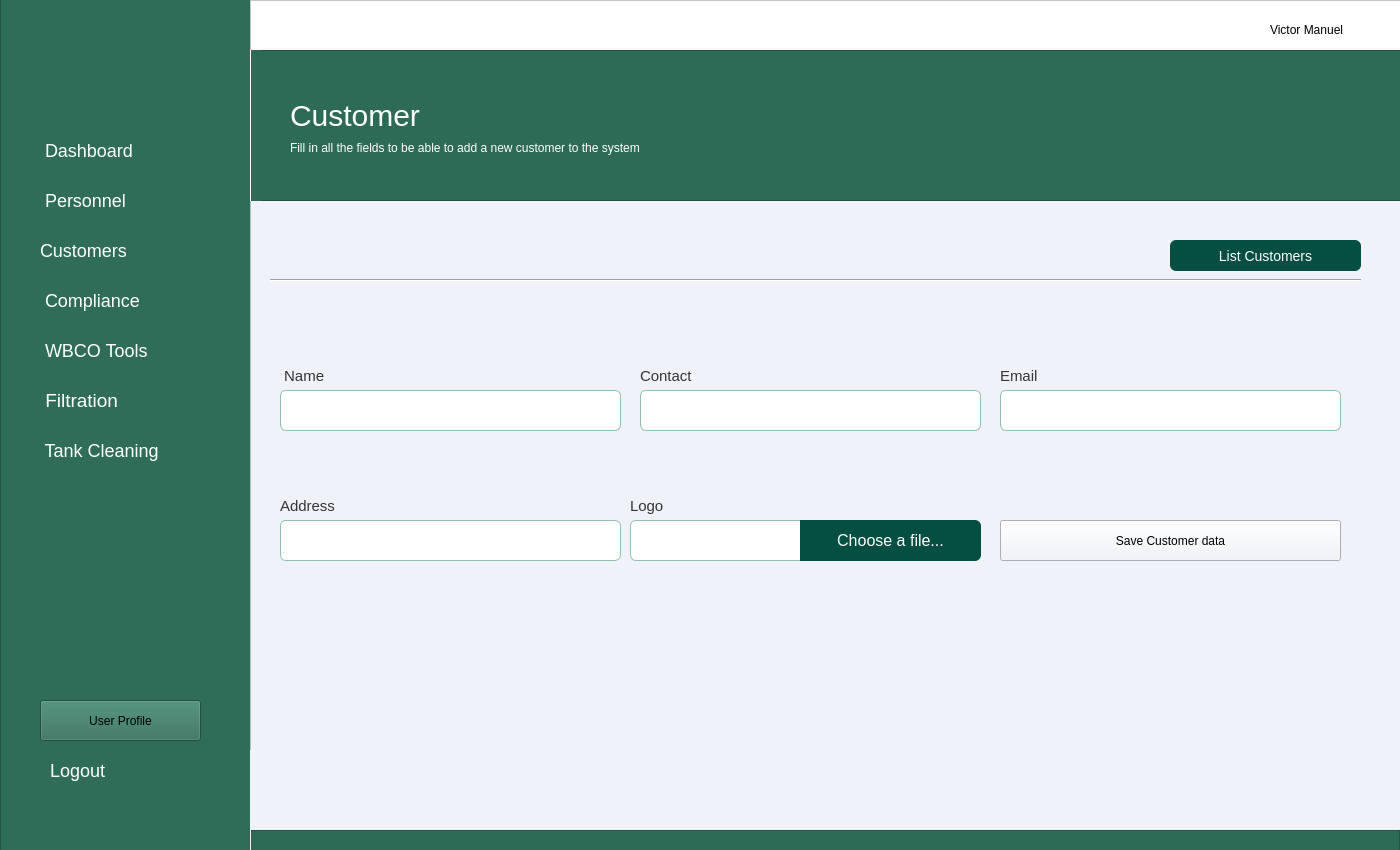
<?xml version="1.0" encoding="UTF-8"?>
<ui version="4.0">
 <class>MainWindow</class>
 <widget class="QMainWindow" name="MainWindow">
  <property name="geometry">
   <rect>
    <x>0</x>
    <y>0</y>
    <width>1400</width>
    <height>850</height>
   </rect>
  </property>
  <property name="minimumSize">
   <size>
    <width>1400</width>
    <height>850</height>
   </size>
  </property>
  <property name="maximumSize">
   <size>
    <width>1400</width>
    <height>850</height>
   </size>
  </property>
  <property name="windowTitle">
   <string>Dashboard</string>
  </property>
  <widget class="QWidget" name="centralwidget">
   <widget class="QFrame" name="frame_aside_menu">
    <property name="geometry">
     <rect>
      <x>0</x>
      <y>-10</y>
      <width>251</width>
      <height>861</height>
     </rect>
    </property>
    <property name="styleSheet">
     <string notr="true">
background-color:#2f6d58</string>
    </property>
    <property name="frameShape">
     <enum>QFrame::StyledPanel</enum>
    </property>
    <property name="frameShadow">
     <enum>QFrame::Raised</enum>
    </property>
    <widget class="QLabel" name="label_15">
     <property name="geometry">
      <rect>
       <x>10</x>
       <y>30</y>
       <width>221</width>
       <height>91</height>
      </rect>
     </property>
     <property name="styleSheet">
      <string notr="true">image: url(:/img/logo_tecsep-1-removebg-preview.png);</string>
     </property>
     <property name="text">
      <string/>
     </property>
    </widget>
    <widget class="QPushButton" name="btn_dashboard">
     <property name="geometry">
      <rect>
       <x>30</x>
       <y>140</y>
       <width>191</width>
       <height>41</height>
      </rect>
     </property>
     <property name="styleSheet">
      <string notr="true">

QPushButton#btn_dashboard{

border:none;
color:white;
font-size:18px;
border-radius: 12px;
transition: background-color 0.5s ease;
padding:10px;
text-align:left;
}

QPushButton#btn_dashboard:hover{
 background-color: #044e42;
border-radius: 12px;
transition: background-color 0.5s ease;
padding:10px;
}

QPushButton#btn_dashboard:pressed {
 background-color: #044e42;
border-radius: 12px;
background-color: #033029;
padding:10px;
 }


</string>
     </property>
     <property name="text">
      <string> Dashboard</string>
     </property>
     <property name="icon">
      <iconset>
       <normaloff>house-solid.svg</normaloff>house-solid.svg</iconset>
     </property>
     <property name="iconSize">
      <size>
       <width>25</width>
       <height>25</height>
      </size>
     </property>
     <property name="flat">
      <bool>false</bool>
     </property>
    </widget>
    <widget class="QPushButton" name="btn_compliance">
     <property name="geometry">
      <rect>
       <x>30</x>
       <y>290</y>
       <width>191</width>
       <height>41</height>
      </rect>
     </property>
     <property name="styleSheet">
      <string notr="true">QPushButton#btn_compliance{

border:none;
color:white;
font-size:18px;
border-radius: 12px;
transition: background-color 0.5s ease;
text-align:left;
padding:10px
}

QPushButton#btn_compliance:hover{
 background-color: #044e42;
border-radius: 12px;
transition: background-color 0.5s ease;
}

QPushButton#btn_compliance:pressed {
 background-color: #044e42;
border-radius: 12px;
background-color: #033029;
 }
</string>
     </property>
     <property name="text">
      <string> Compliance</string>
     </property>
     <property name="icon">
      <iconset>
       <normaloff>vial-solid.svg</normaloff>vial-solid.svg</iconset>
     </property>
     <property name="iconSize">
      <size>
       <width>25</width>
       <height>25</height>
      </size>
     </property>
     <property name="flat">
      <bool>false</bool>
     </property>
    </widget>
    <widget class="QPushButton" name="btn_wbco">
     <property name="geometry">
      <rect>
       <x>30</x>
       <y>340</y>
       <width>191</width>
       <height>41</height>
      </rect>
     </property>
     <property name="styleSheet">
      <string notr="true">QPushButton#btn_wbco{

border:none;
color:white;
font-size:18px;
border-radius: 12px;
transition: background-color 0.5s ease;
text-align:left;
padding:10px;
}

QPushButton#btn_wbco:hover{
 background-color: #044e42;
border-radius: 12px;
transition: background-color 0.5s ease;
}

QPushButton#btn_wbco:pressed {
 background-color: #044e42;
border-radius: 12px;
background-color: #033029;
 }</string>
     </property>
     <property name="text">
      <string> WBCO Tools</string>
     </property>
     <property name="icon">
      <iconset>
       <normaloff>tools.svg</normaloff>tools.svg</iconset>
     </property>
     <property name="iconSize">
      <size>
       <width>25</width>
       <height>25</height>
      </size>
     </property>
     <property name="flat">
      <bool>false</bool>
     </property>
    </widget>
    <widget class="QPushButton" name="btn_filtration">
     <property name="geometry">
      <rect>
       <x>30</x>
       <y>390</y>
       <width>191</width>
       <height>41</height>
      </rect>
     </property>
     <property name="styleSheet">
      <string notr="true">QPushButton#btn_filtration{

border:none;
color:white;
font-size:19px;
border-radius: 12px;
transition: background-color 0.5s ease;
text-align:left;
padding:10px;
}

QPushButton#btn_filtration:hover{
 background-color: #044e42;
border-radius: 12px;
transition: background-color 0.5s ease;
}

QPushButton#btn_filtration:pressed {
 background-color: #044e42;
border-radius: 12px;
background-color: #033029;
 }</string>
     </property>
     <property name="text">
      <string> Filtration</string>
     </property>
     <property name="icon">
      <iconset>
       <normaloff>oil-well-solid.svg</normaloff>oil-well-solid.svg</iconset>
     </property>
     <property name="iconSize">
      <size>
       <width>25</width>
       <height>25</height>
      </size>
     </property>
     <property name="flat">
      <bool>false</bool>
     </property>
    </widget>
    <widget class="QPushButton" name="btn_tank_cleaning">
     <property name="geometry">
      <rect>
       <x>30</x>
       <y>440</y>
       <width>191</width>
       <height>41</height>
      </rect>
     </property>
     <property name="styleSheet">
      <string notr="true">QPushButton#btn_tank_cleaning{

border:none;
color:white;
font-size:18px;
border-radius: 12px;
transition: background-color 0.5s ease;
padding:10px;
text-align:left;
}

QPushButton#btn_tank_cleaning:hover{
 background-color: #044e42;
border-radius: 12px;
transition: background-color 0.5s ease;
padding:10px;
}

QPushButton#btn_tank_cleaning:pressed {
 background-color: #044e42;
border-radius: 12px;
background-color: #033029;
 }</string>
     </property>
     <property name="text">
      <string> Tank Cleaning</string>
     </property>
     <property name="icon">
      <iconset>
       <normaloff>soap-solid.svg</normaloff>soap-solid.svg</iconset>
     </property>
     <property name="iconSize">
      <size>
       <width>25</width>
       <height>25</height>
      </size>
     </property>
     <property name="flat">
      <bool>false</bool>
     </property>
    </widget>
    <widget class="QPushButton" name="btn_user_profile">
     <property name="geometry">
      <rect>
       <x>40</x>
       <y>710</y>
       <width>161</width>
       <height>41</height>
      </rect>
     </property>
     <property name="styleSheet">
      <string notr="true">QPushButton#btn_user_profile{

border:none;
color:white;
font-size:18px;
border-radius: 12px;
transition: background-color 0.5s ease;
padding:10px;
text-align:left;
}

QPushButton#btn_user_profile:hover{
 background-color: #044e42;
border-radius: 12px;
transition: background-color 0.5s ease;
padding:10px;
}

QPushButton#btn_user_profile:pressed {
 background-color: #044e42;
border-radius: 12px;
background-color: #033029;
 }</string>
     </property>
     <property name="text">
      <string>User Profile</string>
     </property>
     <property name="icon">
      <iconset>
       <normaloff>user-solid.svg</normaloff>user-solid.svg</iconset>
     </property>
     <property name="iconSize">
      <size>
       <width>25</width>
       <height>25</height>
      </size>
     </property>
     <property name="flat">
      <bool>false</bool>
     </property>
    </widget>
    <widget class="QPushButton" name="btn_logout">
     <property name="geometry">
      <rect>
       <x>40</x>
       <y>760</y>
       <width>161</width>
       <height>41</height>
      </rect>
     </property>
     <property name="styleSheet">
      <string notr="true">QPushButton#btn_logout{

border:none;
color:white;
font-size:18px;
border-radius: 12px;
transition: background-color 0.5s ease;
padding:10px;
text-align:left;
}

QPushButton#btn_logout:hover{
 background-color: #044e42;
border-radius: 12px;
transition: background-color 0.5s ease;
padding:10px;
}

QPushButton#btn_logout:pressed {
 background-color: #044e42;
border-radius: 12px;
background-color: #033029;
 }</string>
     </property>
     <property name="text">
      <string>Logout</string>
     </property>
     <property name="icon">
      <iconset>
       <normaloff>right-from-bracket-solid.svg</normaloff>right-from-bracket-solid.svg</iconset>
     </property>
     <property name="iconSize">
      <size>
       <width>25</width>
       <height>25</height>
      </size>
     </property>
     <property name="flat">
      <bool>false</bool>
     </property>
    </widget>
    <widget class="QPushButton" name="btn_user">
     <property name="geometry">
      <rect>
       <x>30</x>
       <y>190</y>
       <width>191</width>
       <height>41</height>
      </rect>
     </property>
     <property name="styleSheet">
      <string notr="true">

QPushButton#btn_user{

border:none;
color:white;
font-size:18px;
border-radius: 12px;
transition: background-color 0.5s ease;
padding:10px;
text-align:left;
}

QPushButton#btn_user:hover{
 background-color: #044e42;
border-radius: 12px;
transition: background-color 0.5s ease;
padding:10px;
}

QPushButton#btn_user:pressed {
 background-color: #044e42;
border-radius: 12px;
background-color: #033029;
padding:10px;
 }


</string>
     </property>
     <property name="text">
      <string> Personnel</string>
     </property>
     <property name="icon">
      <iconset>
       <normaloff>user-solid.svg</normaloff>user-solid.svg</iconset>
     </property>
     <property name="iconSize">
      <size>
       <width>25</width>
       <height>25</height>
      </size>
     </property>
     <property name="flat">
      <bool>false</bool>
     </property>
    </widget>
    <widget class="QPushButton" name="btn_customer">
     <property name="geometry">
      <rect>
       <x>30</x>
       <y>240</y>
       <width>191</width>
       <height>41</height>
      </rect>
     </property>
     <property name="styleSheet">
      <string notr="true">

QPushButton#btn_customer{

border:none;
color:white;
font-size:18px;
border-radius: 12px;
transition: background-color 0.5s ease;
padding:10px;
text-align:left;
}

QPushButton#btn_customer:hover{
 background-color: #044e42;
border-radius: 12px;
transition: background-color 0.5s ease;
padding:10px;
}

QPushButton#btn_customer:pressed {
 background-color: #044e42;
border-radius: 12px;
background-color: #033029;
padding:10px;
 }


</string>
     </property>
     <property name="text">
      <string>Customers</string>
     </property>
     <property name="icon">
      <iconset>
       <normaloff>user-group-solid.svg</normaloff>user-group-solid.svg</iconset>
     </property>
     <property name="iconSize">
      <size>
       <width>25</width>
       <height>25</height>
      </size>
     </property>
     <property name="flat">
      <bool>false</bool>
     </property>
    </widget>
   </widget>
   <widget class="QFrame" name="frame">
    <property name="geometry">
     <rect>
      <x>250</x>
      <y>0</y>
      <width>1151</width>
      <height>861</height>
     </rect>
    </property>
    <property name="sizePolicy">
     <sizepolicy hsizetype="Fixed" vsizetype="Preferred">
      <horstretch>0</horstretch>
      <verstretch>0</verstretch>
     </sizepolicy>
    </property>
    <property name="minimumSize">
     <size>
      <width>1151</width>
      <height>861</height>
     </size>
    </property>
    <property name="maximumSize">
     <size>
      <width>16777215</width>
      <height>861</height>
     </size>
    </property>
    <property name="font">
     <font>
      <pointsize>11</pointsize>
     </font>
    </property>
    <property name="styleSheet">
     <string notr="true">background-color:#eff2f9;

</string>
    </property>
    <property name="frameShape">
     <enum>QFrame::StyledPanel</enum>
    </property>
    <property name="frameShadow">
     <enum>QFrame::Raised</enum>
    </property>
    <widget class="QFrame" name="frame_2">
     <property name="geometry">
      <rect>
       <x>0</x>
       <y>0</y>
       <width>1151</width>
       <height>51</height>
      </rect>
     </property>
     <property name="styleSheet">
      <string notr="true">background-color:#fff</string>
     </property>
     <property name="frameShape">
      <enum>QFrame::StyledPanel</enum>
     </property>
     <property name="frameShadow">
      <enum>QFrame::Raised</enum>
     </property>
     <widget class="QLabel" name="lbl_user_logado">
      <property name="geometry">
       <rect>
        <x>1020</x>
        <y>20</y>
        <width>111</width>
        <height>20</height>
       </rect>
      </property>
      <property name="styleSheet">
       <string notr="true"/>
      </property>
      <property name="text">
       <string>Victor Manuel</string>
      </property>
     </widget>
     <widget class="QPushButton" name="img_user_logado">
      <property name="geometry">
       <rect>
        <x>980</x>
        <y>10</y>
        <width>31</width>
        <height>31</height>
       </rect>
      </property>
      <property name="styleSheet">
       <string notr="true">background-color: #fff;
border-radius:30px;
width:30px;
height:30px;</string>
      </property>
      <property name="text">
       <string/>
      </property>
      <property name="icon">
       <iconset>
        <normaloff>user_dark.svg</normaloff>user_dark.svg</iconset>
      </property>
      <property name="iconSize">
       <size>
        <width>25</width>
        <height>25</height>
       </size>
      </property>
     </widget>
    </widget>
    <widget class="QFrame" name="frame_3">
     <property name="geometry">
      <rect>
       <x>0</x>
       <y>50</y>
       <width>1151</width>
       <height>151</height>
      </rect>
     </property>
     <property name="styleSheet">
      <string notr="true">background-color:#2d6b56;</string>
     </property>
     <property name="frameShape">
      <enum>QFrame::StyledPanel</enum>
     </property>
     <property name="frameShadow">
      <enum>QFrame::Raised</enum>
     </property>
     <widget class="QLabel" name="label">
      <property name="geometry">
       <rect>
        <x>40</x>
        <y>50</y>
        <width>151</width>
        <height>31</height>
       </rect>
      </property>
      <property name="styleSheet">
       <string notr="true">font-size: 30px;
color:#fff;</string>
      </property>
      <property name="text">
       <string>Customer</string>
      </property>
     </widget>
     <widget class="Line" name="line">
      <property name="geometry">
       <rect>
        <x>-10</x>
        <y>0</y>
        <width>21</width>
        <height>151</height>
       </rect>
      </property>
      <property name="styleSheet">
       <string notr="true">color: rgb(255, 255, 255);
border-color: rgb(255, 255, 255);</string>
      </property>
      <property name="frameShadow">
       <enum>QFrame::Plain</enum>
      </property>
      <property name="orientation">
       <enum>Qt::Vertical</enum>
      </property>
     </widget>
     <widget class="QLabel" name="label_2">
      <property name="geometry">
       <rect>
        <x>40</x>
        <y>90</y>
        <width>431</width>
        <height>16</height>
       </rect>
      </property>
      <property name="styleSheet">
       <string notr="true">color: rgb(255, 255, 255);
font: 9pt &quot;MS Shell Dlg 2&quot;;</string>
      </property>
      <property name="text">
       <string>Fill in all the fields to be able to add a new customer to the system</string>
      </property>
     </widget>
    </widget>
    <widget class="QFrame" name="frame_9">
     <property name="geometry">
      <rect>
       <x>-1</x>
       <y>830</y>
       <width>1151</width>
       <height>31</height>
      </rect>
     </property>
     <property name="styleSheet">
      <string notr="true">background-color:#2d6b56;</string>
     </property>
     <property name="frameShape">
      <enum>QFrame::StyledPanel</enum>
     </property>
     <property name="frameShadow">
      <enum>QFrame::Raised</enum>
     </property>
    </widget>
    <widget class="Line" name="line_2">
     <property name="geometry">
      <rect>
       <x>-40</x>
       <y>750</y>
       <width>41</width>
       <height>151</height>
      </rect>
     </property>
     <property name="styleSheet">
      <string notr="true">color: rgb(255, 255, 255);
border-color: rgb(255, 255, 255);</string>
     </property>
     <property name="frameShadow">
      <enum>QFrame::Plain</enum>
     </property>
     <property name="orientation">
      <enum>Qt::Vertical</enum>
     </property>
    </widget>
    <widget class="Line" name="line_3">
     <property name="geometry">
      <rect>
       <x>20</x>
       <y>270</y>
       <width>1091</width>
       <height>20</height>
      </rect>
     </property>
     <property name="styleSheet">
      <string notr="true">color: rgb(255, 255, 255);
</string>
     </property>
     <property name="orientation">
      <enum>Qt::Horizontal</enum>
     </property>
    </widget>
    <widget class="QPushButton" name="btn_add_personeel">
     <property name="geometry">
      <rect>
       <x>920</x>
       <y>240</y>
       <width>191</width>
       <height>31</height>
      </rect>
     </property>
     <property name="styleSheet">
      <string notr="true">

QPushButton#btn_add_personeel{

border:none;
background-color:#044e42;
color:white;
font-size:14px;
border-radius: 6px;
transition: background-color 0.5s ease;
padding:10px;
text-align:rigth;
}

QPushButton#btn_add_personeel:hover{
 background-color: #044e42;
border-radius: 6px;
transition: background-color 0.5s ease;
padding:10px;
}

QPushButton#btn_add_personeel:pressed {
 background-color: #044e42;
border-radius: 6px;
background-color: #033029;
padding:10px;
 }
</string>
     </property>
     <property name="text">
      <string>List Customers</string>
     </property>
     <property name="icon">
      <iconset>
       <normaloff>user-group-solid.svg</normaloff>user-group-solid.svg</iconset>
     </property>
    </widget>
    <widget class="QLineEdit" name="txt_nome">
     <property name="geometry">
      <rect>
       <x>30</x>
       <y>390</y>
       <width>341</width>
       <height>41</height>
      </rect>
     </property>
     <property name="styleSheet">
      <string notr="true">QLineEdit{


background-color:#fff;
border: 1px solid #8ec0af;
border-radius: 6px
}</string>
     </property>
     <property name="placeholderText">
      <string/>
     </property>
    </widget>
    <widget class="QLabel" name="lbl_nome">
     <property name="geometry">
      <rect>
       <x>30</x>
       <y>360</y>
       <width>81</width>
       <height>31</height>
      </rect>
     </property>
     <property name="font">
      <font>
       <pointsize>11</pointsize>
      </font>
     </property>
     <property name="styleSheet">
      <string notr="true">color: rgb(52, 52, 52);</string>
     </property>
     <property name="text">
      <string> Name</string>
     </property>
    </widget>
    <widget class="QLineEdit" name="txt_contact">
     <property name="geometry">
      <rect>
       <x>390</x>
       <y>390</y>
       <width>341</width>
       <height>41</height>
      </rect>
     </property>
     <property name="styleSheet">
      <string notr="true">QLineEdit{


background-color:#fff;
border: 1px solid #8ec0af;
border-radius: 6px
}</string>
     </property>
     <property name="placeholderText">
      <string/>
     </property>
    </widget>
    <widget class="QLineEdit" name="txt_email">
     <property name="geometry">
      <rect>
       <x>750</x>
       <y>390</y>
       <width>341</width>
       <height>41</height>
      </rect>
     </property>
     <property name="styleSheet">
      <string notr="true">QLineEdit{


background-color:#fff;
border: 1px solid #8ec0af;
border-radius: 6px
}</string>
     </property>
     <property name="placeholderText">
      <string/>
     </property>
    </widget>
    <widget class="QLabel" name="lbl_contacto">
     <property name="geometry">
      <rect>
       <x>390</x>
       <y>360</y>
       <width>191</width>
       <height>31</height>
      </rect>
     </property>
     <property name="font">
      <font>
       <pointsize>11</pointsize>
      </font>
     </property>
     <property name="styleSheet">
      <string notr="true">color: rgb(52, 52, 52);</string>
     </property>
     <property name="text">
      <string>Contact</string>
     </property>
    </widget>
    <widget class="QLabel" name="lbl_email">
     <property name="geometry">
      <rect>
       <x>750</x>
       <y>360</y>
       <width>191</width>
       <height>31</height>
      </rect>
     </property>
     <property name="font">
      <font>
       <pointsize>11</pointsize>
      </font>
     </property>
     <property name="styleSheet">
      <string notr="true">color: rgb(52, 52, 52);</string>
     </property>
     <property name="text">
      <string>Email</string>
     </property>
    </widget>
    <widget class="QLineEdit" name="txt_adress">
     <property name="geometry">
      <rect>
       <x>30</x>
       <y>520</y>
       <width>341</width>
       <height>41</height>
      </rect>
     </property>
     <property name="styleSheet">
      <string notr="true">QLineEdit{


background-color:#fff;
border: 1px solid #8ec0af;
border-radius: 6px
}</string>
     </property>
     <property name="placeholderText">
      <string/>
     </property>
    </widget>
    <widget class="QLabel" name="lbl_address">
     <property name="geometry">
      <rect>
       <x>30</x>
       <y>490</y>
       <width>81</width>
       <height>31</height>
      </rect>
     </property>
     <property name="font">
      <font>
       <pointsize>11</pointsize>
      </font>
     </property>
     <property name="styleSheet">
      <string notr="true">color: rgb(52, 52, 52);</string>
     </property>
     <property name="text">
      <string>Address</string>
     </property>
    </widget>
    <widget class="QLabel" name="lbl_logo">
     <property name="geometry">
      <rect>
       <x>380</x>
       <y>490</y>
       <width>101</width>
       <height>31</height>
      </rect>
     </property>
     <property name="font">
      <font>
       <pointsize>11</pointsize>
      </font>
     </property>
     <property name="styleSheet">
      <string notr="true">color: rgb(52, 52, 52);</string>
     </property>
     <property name="text">
      <string>Logo</string>
     </property>
    </widget>
    <widget class="QPushButton" name="btn_salvar_cliente">
     <property name="geometry">
      <rect>
       <x>750</x>
       <y>520</y>
       <width>341</width>
       <height>41</height>
      </rect>
     </property>
     <property name="styleSheet">
      <string notr="true">

QPushButton#btn_salvar_user{

border:none;
background-color:#044e42;
color:white;
font-size:16px;
border-radius: 6px;
transition: background-color 0.5s ease;
padding:10px;
text-align:rigth;
}

QPushButton#btn_salvar_user:hover{
 background-color: #044e42;
border-radius: 6px;
transition: background-color 0.5s ease;
padding:10px;
}

QPushButton#btn_salvar_user:pressed {
 background-color: #044e42;
border-radius: 6px;
background-color: #033029;
padding:10px;
 }
</string>
     </property>
     <property name="text">
      <string>Save Customer data</string>
     </property>
     <property name="icon">
      <iconset>
       <normaloff>check-solid.svg</normaloff>check-solid.svg</iconset>
     </property>
     <property name="iconSize">
      <size>
       <width>25</width>
       <height>25</height>
      </size>
     </property>
    </widget>
    <widget class="QLineEdit" name="tx_logo">
     <property name="enabled">
      <bool>false</bool>
     </property>
     <property name="geometry">
      <rect>
       <x>380</x>
       <y>520</y>
       <width>171</width>
       <height>41</height>
      </rect>
     </property>
     <property name="styleSheet">
      <string notr="true">QLineEdit{


background-color:#fff;
border: 1px solid #8ec0af;
    border-top-left-radius:6px ;
    border-bottom-left-radius:6px ;

}</string>
     </property>
     <property name="placeholderText">
      <string/>
     </property>
    </widget>
    <widget class="QPushButton" name="btn_abrir_explorer">
     <property name="geometry">
      <rect>
       <x>550</x>
       <y>520</y>
       <width>181</width>
       <height>41</height>
      </rect>
     </property>
     <property name="styleSheet">
      <string notr="true">

QPushButton#btn_abrir_explorer{

border:none;
background-color:#044e42;
color:white;
font-size:16px;
    border-top-right-radius:6px ;
    border-bottom-right-radius:6px ;
transition: background-color 0.5s ease;
padding:10px;
text-align:rigth;
}

QPushButton#btn_abrir_explorer:hover{
 background-color: #044e42;
 border-top-right-radius:6px ;
    border-bottom-right-radius:6px ;
transition: background-color 0.5s ease;
padding:10px;
}

QPushButton#btn_abrir_explorer:pressed {
 background-color: #044e42;
 border-top-right-radius:6px ;
    border-bottom-right-radius:6px ;
background-color: #033029;
padding:10px;
 }
</string>
     </property>
     <property name="text">
      <string>Choose a file...</string>
     </property>
     <property name="icon">
      <iconset>
       <normaloff>upload-solid.svg</normaloff>upload-solid.svg</iconset>
     </property>
     <property name="iconSize">
      <size>
       <width>15</width>
       <height>15</height>
      </size>
     </property>
    </widget>
    <zorder>lbl_logo</zorder>
    <zorder>lbl_address</zorder>
    <zorder>lbl_email</zorder>
    <zorder>lbl_nome</zorder>
    <zorder>lbl_contacto</zorder>
    <zorder>frame_2</zorder>
    <zorder>frame_3</zorder>
    <zorder>frame_9</zorder>
    <zorder>line_2</zorder>
    <zorder>line_3</zorder>
    <zorder>btn_add_personeel</zorder>
    <zorder>txt_nome</zorder>
    <zorder>txt_contact</zorder>
    <zorder>txt_email</zorder>
    <zorder>txt_adress</zorder>
    <zorder>btn_salvar_cliente</zorder>
    <zorder>tx_logo</zorder>
    <zorder>btn_abrir_explorer</zorder>
   </widget>
  </widget>
  <widget class="QMenuBar" name="menubar">
   <property name="geometry">
    <rect>
     <x>0</x>
     <y>0</y>
     <width>1400</width>
     <height>26</height>
    </rect>
   </property>
  </widget>
 </widget>
 <resources/>
 <connections/>
</ui>
